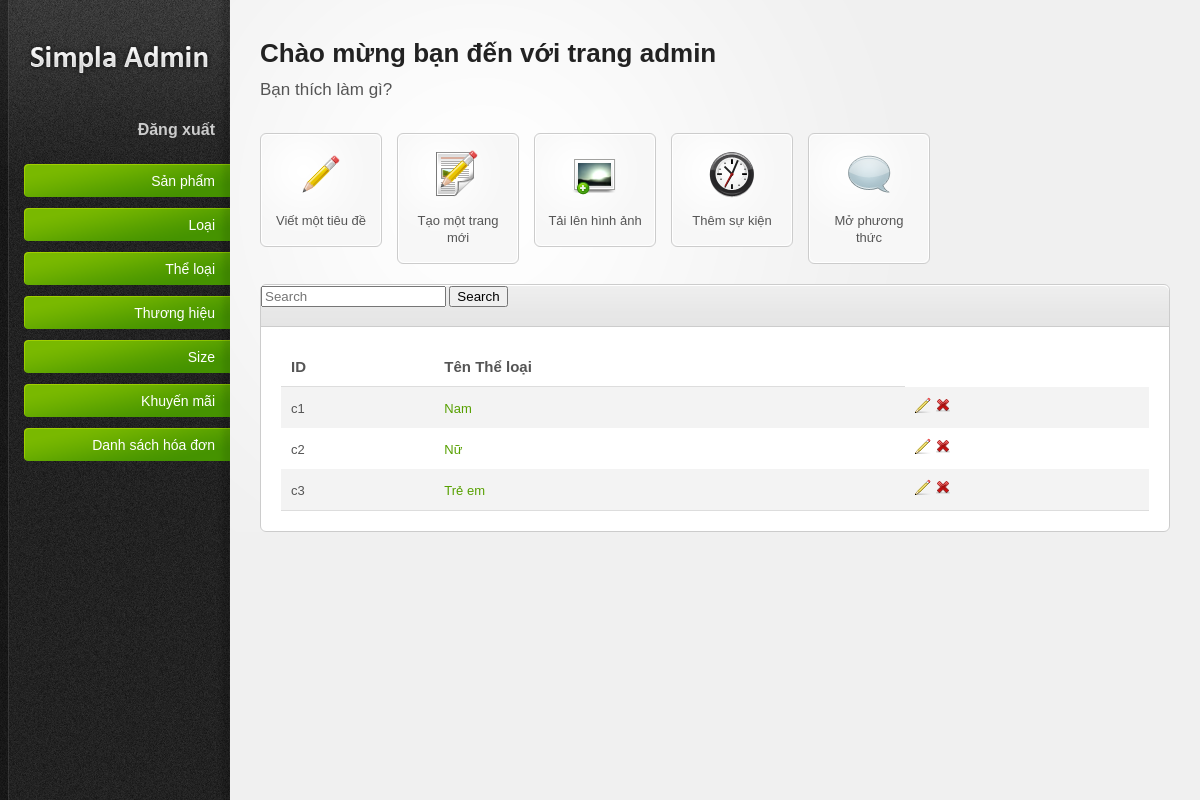
Screenshot of /admin/index.php?controller=categories (signed in) with the database file from the repository.
### tables this page shows
CREATE TABLE IF NOT EXISTS `categories` (
  `idCategories` varchar(20) NOT NULL,
  `nameCategories` varchar(100) NOT NULL,
  PRIMARY KEY (`idCategories`)
);

### admin/class/Utilities.php (called while the page is built, shortened)
<?php
class Utilities
{
    public static function get($key, $defaultValue='')
    {
        return isset($_GET[$key])?$_GET[$key]:$defaultValue;
    }
}

### admin/class/Db.php (called while the page is built, shortened)
<?php
class  Db
{
    protected static $pdo;
    public function __construct()
    {
            self::$pdo= new PDO('mysql:host='.HOST.';dbname=' . DB, USER,PW);
            self::$pdo->query('set names utf8');
    }
    protected function selectQuery($sql, $arr=[])
    {
        $stm = self::$pdo->prepare($sql);
        $stm->execute($arr);
        return $stm->fetchAll();
    }
}

### admin/class/categories.php (called while the page is built, shortened)
<?php
class categories extends Db
{
    function getAll()
    {
        return $this->selectQuery('select * from categories');
    }
}

### admin/Views/categories/index.php (the view, shortened to what this page needs)
<div class="content-box">
				<div class="content-box-header">
                <form class="form-inline my-2 my-lg-0" action='index.php' method='get'>
                        <input class="form-control mr-sm-2" type="text" placeholder="Search" name='kw' value=<?php echo $kw ?>>
                        <button class="btn btn-outline-success my-2 my-sm-0" type="submit">Search</button>
              </form>
				</div>
				<div class="content-box-content">
					<div class="tab-content default-tab" id="tab1">
						<table>
							<thead>
								<tr>
								   <th>ID</th>
								   <th>Tên Thể loại</th>
								</tr>
							</thead>
							<tbody>
								<?php
                                foreach($dataProduct as $r){
                                    ?>
                                        <tr>
                                            <td><?php echo  $r['idCategories'] ?></td>
                                            <td><a href="#" title="title"><?php echo $r['nameCategories'] ?></a></td>
                                            <td>
                                                <a href="./index.php?idCategories=<?php echo$r['idCategories']  ?>&controller=categories&action=update"><img src="resources/images/icons/pencil.png" alt="Sửa" /></a>
                                                <a href="./index.php?idCategories=<?php echo $r['idCategories']  ?>&controller=categories&action=delete" title="Delete"><img src="resources/images/icons/cross.png" alt="Xóa" /></a>
                                            </td>
								        </tr>
                                    <?php
                                }
                                ?>
							</tbody>
						</table>
					</div>
				</div>
			</div>
					</div>
				</div>

### admin/resources/css/style.css (style rules this page uses)
html { font-size: 100%; height: 100%; margin-bottom: 1px; }
body { font-family: Arial, Helvetica, sans-serif; color: #555; background: #f0f0f0 url('../images/bg-body.gif') top left repeat-y; font-size: 12px; }
a { color: #57a000; text-decoration: none; }
.content-box { border: 1px solid #ccc; margin: 0 0 20px 0; background: #fff; }
.content-box-header { background: #e5e5e5 url('../images/bg-content-box.gif') top left repeat-x; margin-top: 1px; height: 40px; }
.content-box-content { padding: 20px; font-size: 13px; border-top: 1px solid #ccc; }
#main-content table { width: 100%; border-collapse: collapse; }
#main-content table thead th { font-weight: bold; font-size: 15px; border-bottom: 1px solid #ddd; }
#main-content tbody { border-bottom: 1px solid #ddd; }
#main-content tbody tr { background: #fff; }
#main-content tbody tr.alt-row { background: #f3f3f3; }
#main-content table td, #main-content table th { padding: 10px; line-height: 1.3em; }

### admin/resources/css/invalid.css (style rules this page uses)
.content-box, .content-box-header, ul.content-box-tabs li a.current, .shortcut-button, .notification { -moz-border-radius: 6px; -webkit-border-radius: 6px; border-radius: 6px; }
.content-box-header { -moz-border-radius-bottomleft: 0; -moz-border-radius-bottomright: 0; -webkit-border-bottom-left-radius: 0; -webkit-border-bottom-right-radius: 0; border-bottom-left-radius: 0; border-bottom-right-radius: 0; }

### rows the page displays
categories: idCategories "c1", nameCategories "Nam"
categories: idCategories "c2", nameCategories "Nữ"
categories: idCategories "c3", nameCategories "Trẻ em"
